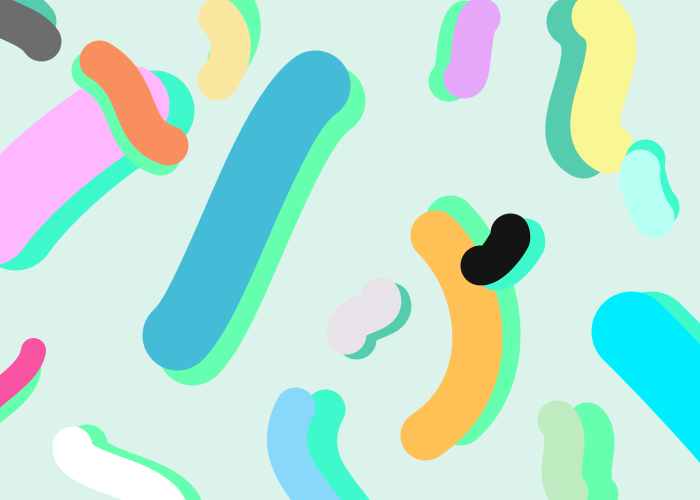
Frame 1 (no input)
Frame 60 (the mouse pressed at the canvas centre just before this capture): identical to frame 1, image omitted
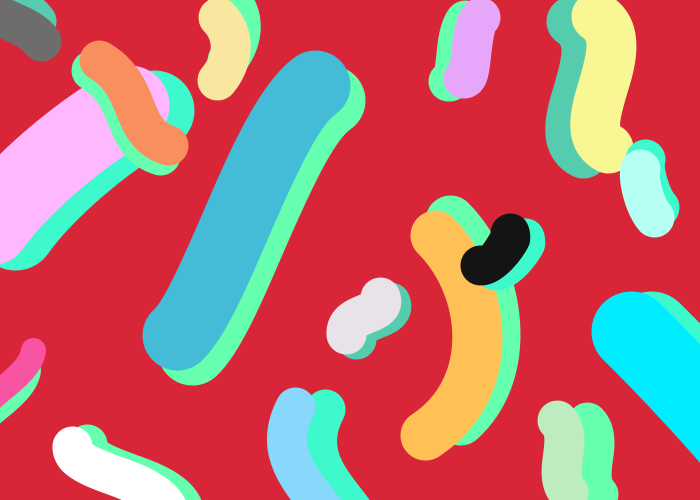
Frame 120 (the mouse held since frame 60 and released just before this capture)

The Processing sketch that drew these frames (run headless with seeded random() and noise(); from frame 60 on, the mouse is pressed at the canvas centre):

// Processing sketch: processing_113770
// ── processing_113770.pde

//Yelibins - Paula Mallol
 
//Variables
//color fondo
color fondo1 = color(220, 243, 235, 255);
color fondo2 = color(random(128)+128, random(128)+128, random(128)+128);
//colores jellybeans
color jbgde1_1 = color (255, 210+random(-50, 50), 255);
color jbgde2_1 = color (33+random(-50, 50), 187, 215);
color jbgde3_1 = color (255, 193, 104+random(-50, 50));
color jbgde4_1 = color (0+random(-50, 50), 237, 255);
 
color jbmed1_1 = color (0+random(0, 200));
color jbmed2_1 = color (249, 142, 112+random(-50, 50));
color jbmed3_1 = color (255+random(0, -200));
color jbmed4_1 = color (177+random(-50, 50), 216, 252);
color jbmed5_1 = color (249, 247, 178+random(-50, 50));
 
color jbchi1_1 = color (249, 133+random(-50, 50), 163);
color jbchi2_1 = color (249, 231, 175+random(-50, 50));
color jbchi3_1 = color (232, 232+random(-50, 50), 232);
color jbchi4_1 = color (230, 155+random(-50, 50), 249);
color jbchi5_1 = color (0+random(0, 200));
color jbchi6_1 = color (190, 191+random(-50, 50), 191);
color jbchi7_1 = color (192+random(-50, 50), 255, 243);
 
//colores sombras
color sombra1 = color (101, 255, 175);
color sombra2 = color (61, 249, 204);
color sombra3 = color (84, 204, 173);
 
void setup() {
  size(700, 500);
  background(220, 243, 235);
}
 
void draw() {
  //Fondo inicial
  noStroke();
  fill(fondo1);
  rect(0, 0, 700, 500);
  //Fondo random
  if (mousePressed==true) { // fondo cambia con click
    fondo1=int(random(fondo2));
  }
  //Jelly Beans
  //Grandes - arriba izq > abajo der
  noFill();//jellybean grande_1
  strokeWeight(80);
  stroke(sombra2);//sombra
  bezier(154, 110, 104, 138, 44, 189, 15, 230);
  stroke(jbgde1_1);
  bezier(154-25, 110-5, 104-25, 138-5, 44-25, 189-5, 15-25, 230-5);
 
  noFill();//jellybean grande_2
  strokeWeight(70);
  stroke(sombra1);//sombra
  bezier(330, 100, 280, 135, 230, 315, 192, 350);
  stroke(jbgde2_1);
  bezier(330-15, 100-15, 280-15, 135-15, 230-15, 315-15, 192-15, 350-15);
 
  noFill();//jellybean grande_3
  strokeWeight(50);
  stroke(sombra1);//sombra
  bezier(450, 220, 500, 270, 515, 370, 460, 420);
  stroke(jbgde3_1);
  bezier(450-15, 220+15, 500-15, 270+15, 515-15, 370+15, 460-35, 420+15);
 
  noFill();//jellybean grande_4
  strokeWeight(80);
  stroke(sombra2);//sombra
  bezier(651, 331, 688, 367, 745, 429, 769, 459);
  stroke(jbgde4_1);
  bezier(651-20, 331, 688-20, 367, 745-20, 429, 769-20, 459);
   
  //Medianas - arriba izq > abajo der
  noFill();//jellybean mediana_1
  strokeWeight(40);
  stroke(sombra3);//sombra
  bezier(-40, -25, -5, 2, 22, 2, 36, 21);
  stroke(jbmed1_1);
  bezier(-40+5, -25+20, -5+5, 2+20, 22+5, 2+20, 36+5, 21+20);
 
  noFill();//jellybean mediana_2
  strokeWeight(40);
  stroke(sombra1);//sombra
  bezier(91, 70, 135, 96, 119, 142, 160, 155);
  stroke(jbmed2_1);
  bezier(91+8, 70-10, 135+8, 96-10, 119+8, 142-10, 160+8, 155-10);
 
  noFill();//jellybean mediana_3
  strokeWeight(40);
  stroke(sombra1);//sombra
  bezier(87, 444, 85, 474, 189, 474, 184, 520);
  stroke(jbmed3_1);
  bezier(87-15, 444+2, 85-15, 474+2, 189-15, 474+2, 184-15, 520+2);
 
  noFill();//jellybean mediana_4
  strokeWeight(40);
  stroke(sombra2);//sombra
  bezier(325, 409, 290, 476, 375, 507, 364, 548);
  stroke(jbmed4_1);
  bezier(325-30, 409-2, 290-30, 476-2, 375-30, 507-2, 364-30, 548-2);
 
  noFill();//jellybean mediana_5
  strokeWeight(50);
  stroke(sombra3);//sombra
  bezier(571, 21, 616, 50, 541, 131, 583, 153);
  stroke(jbmed5_1);
  bezier(571+25, 21-5, 616+25, 50-5, 541+25, 131-5, 583+25, 153-5);
 
  //Chicas - arriba izq > abajo der
  noFill();//jellybean chica_1
  strokeWeight(25);
  stroke(sombra1);//sombra
  bezier(28, 370, 24, 398, -24, 416, -29, 439);
  stroke(jbchi1_1);
  bezier(28+5, 370-20, 24+5, 398-20, -24+5, 416-20, -29+5, 439-20);
 
  noFill();//jellybean chica_2
  strokeWeight(40);
  stroke(sombra1);//sombra
  bezier(228, -3, 245, 14, 244, 40, 227, 60);
  stroke(jbchi2_1);
  bezier(228-10, -3+20, 245-10, 14+20, 244-10, 40+20, 227-10, 60+20);
 
  noFill();//jellybean chica_3
  strokeWeight(40);
  stroke(sombra3);//sombra
  bezier(390, 302, 397, 321, 354, 315, 356, 339);
  stroke(jbchi3_1);
  bezier(390-10, 302-5, 397-10, 321-5, 354-10, 315-5, 356-10, 339-5);
 
  noFill();//jellybean chica_4
  strokeWeight(40);
  stroke(sombra1);//sombra
  bezier(465, 20, 453, 33, 458, 83, 448, 81);
  stroke(jbchi4_1);
  bezier(465+15, 20-3, 453+15, 33-3, 458+15, 83-3, 448+15, 81-3);
 
  noFill();//jellybean chica_5
  strokeWeight(40);
  stroke(sombra2);//sombra
  bezier(525, 238, 530, 240, 507, 271, 495, 270);
  stroke(jbchi5_1);
  bezier(525-15, 238-5, 530-15, 240-5, 507-15, 271-5, 495-15, 270-5);
 
  noFill();//jellybean chica_6
  strokeWeight(40);
  stroke(sombra1);//sombra
  bezier(587, 422, 605, 440, 580, 475, 598, 494);
  stroke(jbchi6_1);
  bezier(587-30, 422-2, 605-30, 440-2, 580-30, 475-2, 598-30, 494-2);
 
  noFill();//jellybean chica_7
  strokeWeight(40);
  stroke(sombra2);//sombra
  bezier(645, 159, 642, 167, 649, 196, 659, 207);
  stroke(jbchi7_1);
  bezier(645-5, 159+10, 642-5, 167+10, 649-5, 196+10, 659-5, 207+10);
}
 
void keyPressed() {//Al apretar Space
  if (key == ' ') {
    save("Yelibin - "+day()+"."+month()+"."+year()+"_"+hour()+"."+minute()+"."+second()+".jpeg");
  }
}
